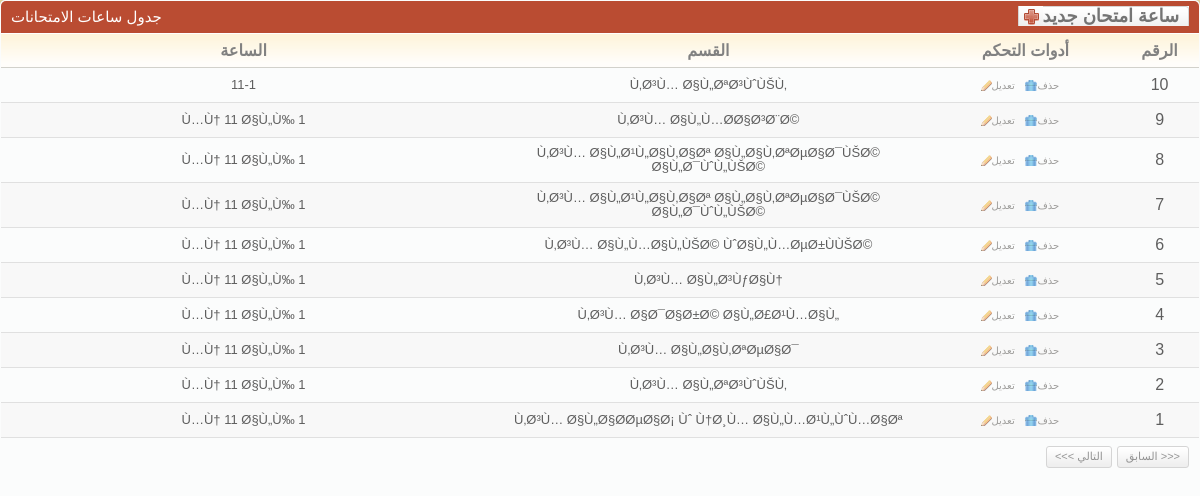
Page /desgin/cp/showExam_Schedule_Times.php on the committed database.
### tables this page shows
CREATE TABLE `exam_schedule_times` (
  `id` int(11) NOT NULL,
  `depa_id` int(11) NOT NULL,
  `the_time` text NOT NULL
);

CREATE TABLE `depas` (
  `id` int(11) NOT NULL,
  `name` text NOT NULL
);

### database/Connection.php (called while the page is built, shortened)
<?php
$pagging_count = 15;
?>

### database/exam_schedule_days/Exam_ScheduleDbase.php (called while the page is built, shortened)
<?php
class Exam_ScheduleDbase
{
	function  getCountExam_Schedule_Times()
	{
		$query = "select count(id) as lolo from exam_schedule_times order by id";
		$result= mysql_query($query);
		$row   = mysql_fetch_array($result);
		return $row["lolo"];
	}
	function getExam_Schedule_Times( $offset , $row_count)
	{
		$products = array();
		$query       = "select * from exam_schedule_times order by id desc LIMIT ".$row_count." OFFSET ".$offset;
		$result      = mysql_query($query);
		$num_results = mysql_num_rows($result);
		for($i = 0; $i < $num_results; $i++){
			$product = new Exam_Schedule_Days();
			$row     = mysql_fetch_array($result);
			$product->id = $row["id"];
			$product->the_time = $row["the_time"];
			$product->depa_id = $row["depa_id"];
			$products[$i] = $product;
		}
		return $products;
	}
}
?>

### database/depas/DepasDbase.php (called while the page is built, shortened)
<?php
class DepasDbase
{
	function  getDepaByID($id)
	{
		$product = new Depas();
		$query   = "select * from depas where id=".$id;
		$result  = mysql_query($query);
		$row     = mysql_fetch_array($result);
		$product->id = $row["id"];
		$product->name = $row["name"];
		return $product;
	}
}
?>

### desgin/cp/showExam_Schedule_Times.php (the view, shortened to what this page needs)
<link rel="stylesheet" href="css/style.css" type="text/css" media="all" />
<?
extract($_REQUEST);
include("../../database/Connection.php");
include("../../database/depas/DepasDbase.php");
$dba = new DepasDbase();
include("../../database/exam_schedule_days/Exam_ScheduleDbase.php");
$db = new Exam_ScheduleDbase();
if($offset == "")
{
	$offset = 0;
}
if($row_count == "")
{
	$row_count = $pagging_count;
}
$all_rows_count = $db->getCountExam_Schedule_Times();
$products       = $db->getExam_Schedule_Times($offset,$row_count);
?>
<div class="box">
	<div class="box-head">
		<h2 class="left">
			جدول ساعات الامتحانات
		</h2>
		<h2 class="right">
			<a href="#" name="aa3" id="aa3" class="add-button">
				<span>
					ساعة امتحان جديد
				</span>
			</a>
		</h2>
	</div>
	<div class="table">
		<?
		if(count($products) != 0)
		{
			?>
			<table width="100%" border="0" cellspacing="0" cellpadding="0">
				<tr>
					<th width="390">
						الساعة
					</th>
					<th width="357">
						القسم
					</th>
					<th width="150">
						أدوات التحكم
					</th>
					<th width="60">
						الرقم
					</th>
				</tr>
				<?
				for($a1 = 0;$a1 < count($products);$a1++)
				{
					$products_one = $products[$a1];
					?>
					<tr <? echo (( $a1 % 2 ) ? "class='odd'" : "" ); ?> >
						<td align="center">
							<h3>
								<? echo $products_one->the_time; ?>
							</h3>
						</td>
						<td align="center">
							<h3>
								<?
								$dddd = $dba->getDepaByID($products_one->depa_id);
								echo $dddd->name;
								?>
							</h3>
						</td>
						<td align="center">
							<a href="#" val="<? echo $products_one->id; ?>"  key="deleteExam_Schedule_Times.php" onclick="call_click(this);" class="ico del">
								حذف
							</a>
							<a href="#" val="<? echo $products_one->id; ?>" key="updateExam_Schedule_Times.php" onclick="call_click(this);" class="ico edit">
								تعديل
							</a>
						</td>
						<td align="center">
							<? echo ($all_rows_count - $offset - $a1); ?>
						</td>
					</tr>
					<?
				}
				?>
			</table>
			<div class="pagging">
				<div class="right">
					<a id="perv_" href="#">
						<<< التالي
					</a>
					<a id="next_" href="#">
						السابق >>>
					</a>
				</div>
			</div>
			<?
		}
		?>
	</div>
</div>

### desgin/cp/css/style.css (style rules this page uses)
* { padding: 0; margin: 0; outline: 0; }
a { color: #ba4c32; text-decoration: underline; cursor: pointer; }
.left, .alignleft { float: left; display: inline; }
.right, .alignright { float: right; display: inline; }
h2 { font-size: 15px; font-weight: normal; }
h3 { font-size: 13px; line-height: 14px; font-weight: normal; }
.table th { background: #fffdfa url(images/th.gif) repeat-x 0 0; color: #818181; text-align: center; padding: 7px 2px; border-bottom: solid 1px #d2d1cb; }
.table td { background: #fbfcfc; border-bottom: solid 1px #e0e0e0; padding: 8px 2px; }
.table tr.odd td { background: #f8f8f8; }
.box { background: #fbfcfc; height: 100%; padding: 1px; margin-bottom: 20px; }
.box-head { background: #ba4c32; height: 32px; color: #fff; padding: 0 10px; line-height: 32px; white-space: nowrap; border-bottom: solid 1px #fff; }
.box-head .right { padding-top: 5px; line-height: 13px; }
.pagging { height: 20px; padding: 8px 10px; line-height: 19px; color: #949494; }
.pagging a { background: url(images/pagging.gif) repeat-x 0 0; height: 20px; float: left; padding: 0 8px; border: solid 1px #d5d5d5; text-decoration: none; color: #949494; margin-left: 5px; }
a.ico { color: #9d9c9a; font-size: 10px; text-decoration: none; padding: 0 10px 0 10px; background-repeat: no-repeat; background-position: 0 0; }
a.del { background-image: url(images/del.gif); }
a.edit { background-image: url(images/edit.gif); }
.add-button, .add-button span { float: right; height: 20px; background: url(images/add-button.gif) no-repeat 0 0; background-position: left center; padding: 0 0 0 25px; }
.add-button span { background-position: right 0; padding: 0 10px 0 0; }
.add-button { font-weight: bold; font-size: 18px; color: #747474; text-decoration: none; line-height: 20px; }
.box { -moz-border-radius: 5px; -webkit-border-radius: 5px; -moz-box-shadow: 0 0 6px #978f6c; -webkit-box-shadow: 0 0 6px #978f6c; }
.box-head { -moz-border-radius-topleft: 5px; -moz-border-radius-topright: 5px; -webkit-border-top-left-radius: 5px; -webkit-border-top-right-radius: 5px; }
.small-field, .button, .pagging a { -moz-border-radius: 3px; -webkit-border-radius: 3px; }

### rows in the picture
exam_schedule_times: the_time "11-1", depa.name "Ù‚Ø³Ù… Ø§Ù„ØªØ³ÙˆÙŠÙ‚", a1 "10"
exam_schedule_times: the_time "Ù…Ù† 11 Ø§Ù„Ù‰ 1", depa.name "Ù‚Ø³Ù… Ø§Ù„Ù…Ø­Ø§Ø³Ø¨Ø©", a1 "9"
exam_schedule_times: the_time "Ù…Ù† 11 Ø§Ù„Ù‰ 1", depa.name "Ù‚Ø³Ù… Ø§Ù„Ø¹Ù„Ø§Ù‚Ø§Øª Ø§Ù„Ø§Ù‚ØªØµØ§Ø¯ÙŠØ© Ø§Ù„Ø¯ÙˆÙ„ÙŠØ©", a1 "8"
exam_schedule_times: the_time "Ù…Ù† 11 Ø§Ù„Ù‰ 1", depa.name "Ù‚Ø³Ù… Ø§Ù„Ø¹Ù„Ø§Ù‚Ø§Øª Ø§Ù„Ø§Ù‚ØªØµØ§Ø¯ÙŠØ© Ø§Ù„Ø¯ÙˆÙ„ÙŠØ©", a1 "7"
exam_schedule_times: the_time "Ù…Ù† 11 Ø§Ù„Ù‰ 1", depa.name "Ù‚Ø³Ù… Ø§Ù„Ù…Ø§Ù„ÙŠØ© ÙˆØ§Ù„Ù…ØµØ±ÙÙŠØ©", a1 "6"
exam_schedule_times: the_time "Ù…Ù† 11 Ø§Ù„Ù‰ 1", depa.name "Ù‚Ø³Ù… Ø§Ù„Ø³ÙƒØ§Ù†", a1 "5"
exam_schedule_times: the_time "Ù…Ù† 11 Ø§Ù„Ù‰ 1", depa.name "Ù‚Ø³Ù… Ø§Ø¯Ø§Ø±Ø© Ø§Ù„Ø£Ø¹Ù…Ø§Ù„", a1 "4"
exam_schedule_times: the_time "Ù…Ù† 11 Ø§Ù„Ù‰ 1", depa.name "Ù‚Ø³Ù… Ø§Ù„Ø§Ù‚ØªØµØ§Ø¯", a1 "3"
exam_schedule_times: the_time "Ù…Ù† 11 Ø§Ù„Ù‰ 1", depa.name "Ù‚Ø³Ù… Ø§Ù„ØªØ³ÙˆÙŠÙ‚", a1 "2"
exam_schedule_times: the_time "Ù…Ù† 11 Ø§Ù„Ù‰ 1", depa.name "Ù‚Ø³Ù… Ø§Ù„Ø§Ø­ØµØ§Ø¡ Ùˆ Ù†Ø¸Ù… Ø§Ù„Ù…Ø¹Ù„ÙˆÙ…Ø§Øª", a1 "1"
